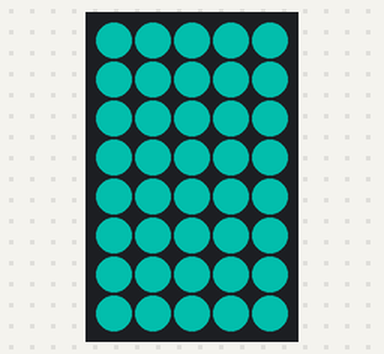
Bench run of a program on a simulated ESP8266 (NodeMCU). On the bench: 5×8 RGB LED matrix (first LED top left, wired row by row). Dim RGB values are drawn brighter than linear; what the program prints to the serial monitor is not drawn.

Above: at 0.1 s.
At 1.7 s:
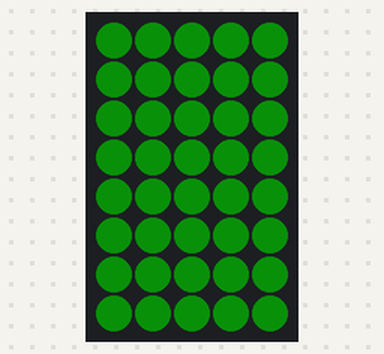
At 2.5 s:
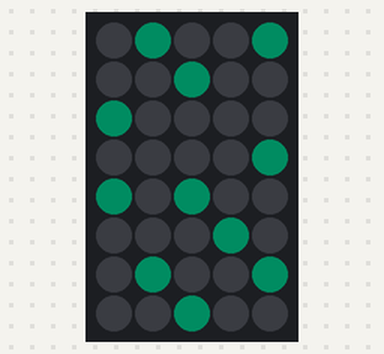
At 4.1 s:
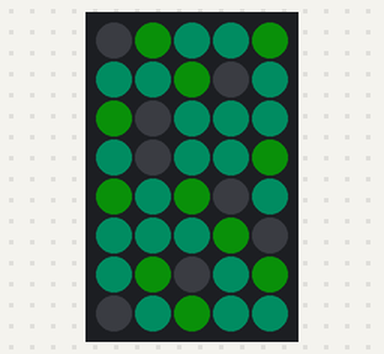
At 6.5 s:
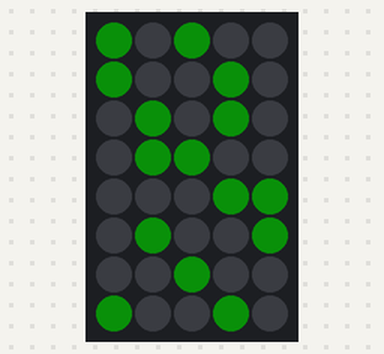
At 8.1 s:
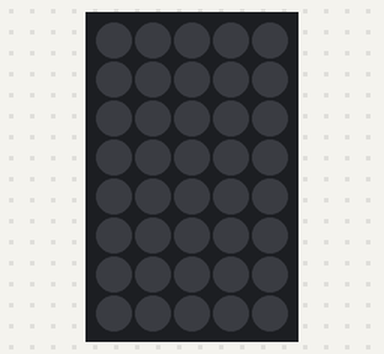

The program:

main.cpp
```cpp
#include <Adafruit_GFX.h>
 #include <Adafruit_NeoMatrix.h>
 #include <Streaming.h>

 #define gridPin D6
 #define numLEDs 40
 #define width 8
 #define height 5

 Adafruit_NeoMatrix grid(width, height, gridPin,
                         NEO_MATRIX_TOP + NEO_MATRIX_LEFT +
                             NEO_MATRIX_ROWS + NEO_MATRIX_PROGRESSIVE,
                         NEO_GRB + NEO_KHZ800);

// Colour palette
 #define Blue grid.Color(0, 105, 92)
 #define BlueG grid.Color(50, 115, 53)

 void setup(void) {
   Serial.begin(115200);

   grid.begin();
   grid.setRotation(3);  // 3 for snake & text 0 for everything else
   grid.show();
   grid.setBrightness(125);
   grid.setTextWrap(false);

   Serial << "| LED Board The First |" << endl;
 }

void loop(void) {
   grid.fillScreen(grid.Color(48, 213, 200));
   grid.show();
   delay(800);

   grid.fillScreen(grid.Color(0, 105, 92));
   grid.show();
   delay(800);

   grid.fillScreen(grid.Color(50, 115, 53));
   grid.show();
   delay(800);

   grid.fillScreen(grid.Color(0, 0, 0));
   grid.show();
   delay(20);

   // Iteration 1 - 11 turn Blue
   grid.drawPixel(4,0, Blue);
   grid.drawPixel(4,3, Blue);
   grid.drawPixel(4,6, Blue);
   grid.drawPixel(3,5, Blue);
   grid.drawPixel(2,1, Blue);
   grid.drawPixel(2,4, Blue);
   grid.drawPixel(2,7, Blue);
   grid.drawPixel(1,0, Blue);
   grid.drawPixel(1,6, Blue);
   grid.drawPixel(0,2, Blue);
   grid.drawPixel(0,4, Blue);
   grid.show();
   delay(800);

  // Iteration 2 - 14 turn Blue
   grid.drawPixel(4,1, Blue);
   grid.drawPixel(4,2, Blue);
   grid.drawPixel(4,7, Blue);
   grid.drawPixel(3,0, Blue);
   grid.drawPixel(3,3, Blue);
   grid.drawPixel(3,6, Blue);
   grid.drawPixel(2,2, Blue);
   grid.drawPixel(2,5, Blue);
   grid.drawPixel(1,1, Blue);
   grid.drawPixel(1,4, Blue);
   grid.drawPixel(1,7, Blue);
   grid.drawPixel(0,3, Blue);
   grid.drawPixel(0,5, Blue);
   grid.drawPixel(0,6, Blue);
   grid.show();
   delay(800);

  // Iteration 3 - 11 turn blueG, 7 turn blue
   grid.drawPixel(4,0, BlueG);
   grid.drawPixel(4,3, BlueG);
   grid.drawPixel(4,6, BlueG);
   grid.drawPixel(3,5, BlueG);
   grid.drawPixel(2,1, BlueG);
   grid.drawPixel(2,4, BlueG);
   grid.drawPixel(2,7, BlueG);
   grid.drawPixel(1,0, BlueG);
   grid.drawPixel(1,6, BlueG);
   grid.drawPixel(0,2, BlueG);
   grid.drawPixel(0,4, BlueG);
   grid.drawPixel(4,4, Blue);
   grid.drawPixel(3,2, Blue);
   grid.drawPixel(3,7, Blue);
   grid.drawPixel(2,0, Blue);
   grid.drawPixel(2,3, Blue);
   grid.drawPixel(1,5, Blue);
   grid.drawPixel(0,1, Blue);
   grid.show();
   delay(800);

   //  Iteration 4 - 14 turn blueG, 8 turn blue
   grid.drawPixel(4,1, BlueG);
   grid.drawPixel(4,2, BlueG);
   grid.drawPixel(4,7, BlueG);
   grid.drawPixel(3,0, BlueG);
   grid.drawPixel(3,3, BlueG);
   grid.drawPixel(3,6, BlueG);
   grid.drawPixel(2,2, BlueG);
   grid.drawPixel(2,5, BlueG);
   grid.drawPixel(1,1, BlueG);
   grid.drawPixel(1,4, BlueG);
   grid.drawPixel(1,7, BlueG);
   grid.drawPixel(0,3, BlueG);
   grid.drawPixel(0,5, BlueG);
   grid.drawPixel(0,6, BlueG);
   grid.drawPixel(4,5, Blue);
   grid.drawPixel(3,1, Blue);
   grid.drawPixel(3,4, Blue);
   grid.drawPixel(2,6, Blue);
   grid.drawPixel(1,2, Blue);
   grid.drawPixel(1,3, Blue);
   grid.drawPixel(0,0, Blue);
   grid.drawPixel(0,7, Blue);
   grid.show();
   delay(800);

   // Iteration 5 - 11 turn off, 7 turn blueG
   grid.drawPixel(4,0,0);
   grid.drawPixel(4,3,0);
   grid.drawPixel(4,6,0);
   grid.drawPixel(3,5,0);
   grid.drawPixel(2,1,0);
   grid.drawPixel(2,4,0);
   grid.drawPixel(2,7,0);
   grid.drawPixel(1,0,0);
   grid.drawPixel(1,6,0);
   grid.drawPixel(0,2,0);
   grid.drawPixel(0,4,0);
   grid.drawPixel(4,4, BlueG);
   grid.drawPixel(3,2, BlueG);
   grid.drawPixel(3,7, BlueG);
   grid.drawPixel(2,0, BlueG);
   grid.drawPixel(2,3, BlueG);
   grid.drawPixel(1,5, BlueG);
   grid.drawPixel(0,1, BlueG);
   grid.show();
   delay(800);

   // Iteration 6 - 14 turn off, 8 turn blueG
   grid.drawPixel(4,1,0);
   grid.drawPixel(4,2,0);
   grid.drawPixel(4,7,0);
   grid.drawPixel(3,0,0);
   grid.drawPixel(3,3,0);
   grid.drawPixel(3,6,0);
   grid.drawPixel(2,2,0);
   grid.drawPixel(2,5,0);
   grid.drawPixel(1,1,0);
   grid.drawPixel(1,4,0);
   grid.drawPixel(1,7,0);
   grid.drawPixel(0,3,0);
   grid.drawPixel(0,5,0);
   grid.drawPixel(0,6,0);
   grid.drawPixel(4,5, BlueG);
   grid.drawPixel(3,1, BlueG);
   grid.drawPixel(3,4, BlueG);
   grid.drawPixel(2,6, BlueG);
   grid.drawPixel(1,2, BlueG);
   grid.drawPixel(1,3, BlueG);
   grid.drawPixel(0,0, BlueG);
   grid.drawPixel(0,7, BlueG);
   grid.show();
   digitalWrite(LED_BUILTIN, HIGH);
   delay(800);

   // Iteration 7 - 7 turn off
   grid.drawPixel(4,4,0);
   grid.drawPixel(3,2,0);
   grid.drawPixel(3,7,0);
   grid.drawPixel(2,0,0);
   grid.drawPixel(2,3,0);
   grid.drawPixel(1,5,0);
   grid.drawPixel(0,1,0);
   grid.show();
   delay(800);

   // Iteration 8 - all off
   grid.fillScreen(grid.Color(0,0,0));
   grid.show();
   delay(800);

 }
```

ledBoardTheFirst.cpp
```cpp
#include <Adafruit_GFX.h>
#include <Adafruit_NeoMatrix.h>
#include <Streaming.h>

#define gridPin D6
#define numLEDs 40

#define width 8
#define height 5

Adafruit_NeoMatrix grid(width, height, gridPin,
                        NEO_MATRIX_TOP + NEO_MATRIX_LEFT +
                            NEO_MATRIX_ROWS + NEO_MATRIX_PROGRESSIVE,
                        NEO_GRB + NEO_KHZ800);

void setup(void) {
  Serial.begin(115200);

  pinMode(LED_BUILTIN, OUTPUT);

  grid.begin();
  grid.setRotation(3);  // 3 for snake & text 0 for everything else
  grid.show();
  grid.setBrightness(255);
  grid.setTextWrap(false);

  Serial << "| LED Board The First |" << endl;
}

void loop(void) {
  grid.fillScreen(grid.Color(48, 213, 200));  // Fill the screen with a nice turquoise
  grid.show();                                // Make the matrix show the changes
  digitalWrite(LED_BUILTIN, HIGH);            // Turn on the onboard LED
  delay(500);                                 // wait 500ms

  grid.fillScreen(grid.Color(0, 0, 0));  // Fill the screen with black
  grid.show();                           // Make the matrix show the changes
  digitalWrite(LED_BUILTIN, LOW);        // Turn off the onboard LED
  delay(500);                            // wait 500ms
}
```

main2.cpp
```cpp
 #include <Adafruit_GFX.h>
 #include <Adafruit_NeoMatrix.h>
 #include <Streaming.h>

 #define gridPin D6
 #define numLEDs 40
 #define width 8
 #define height 5

 Adafruit_NeoMatrix grid(width, height, gridPin,
                         NEO_MATRIX_TOP + NEO_MATRIX_LEFT +
                             NEO_MATRIX_ROWS + NEO_MATRIX_PROGRESSIVE,
                         NEO_GRB + NEO_KHZ800);

// Colour palette
 #define BlueL grid.Color(48, 213, 200)
 #define Blue grid.Color(0, 105, 92)
 #define BlueG grid.Color(50, 115, 53)
 #define BlueB grid.Color(157, 214, 220)
 #define BlueD grid.Color(32, 53, 56)
 #define BlueDD grid.Color(11, 18, 20)

 void setup(void) {
   Serial.begin(115200);

   grid.begin();
   grid.setRotation(3);  // 3 for snake & text 0 for everything else
   grid.show();
   grid.setBrightness(125);
   grid.setTextWrap(false);

   Serial << "| LED Board The First |" << endl;
 }

void loop(void) {
  // The snake moves from the bottom to the top, turning the LEDs on
    int pixelPositions[][3] = {
        {0, 0, 1}, {0, 1, 1}, {0, 2, 1}, {0, 3, 1}, {0, 4, 1},
        {0, 5, 1}, {0, 6, 1}, {0, 7, 1}, {1, 7, 1}, {1, 6, 1},
        {1, 5, 1}, {1, 4, 1}, {1, 3, 1}, {1, 2, 1}, {1, 1, 1},
        {1, 0, 1}, {2, 0, 1}, {2, 1, 1}, {2, 2, 1}, {2, 3, 1},
        {2, 4, 1}, {2, 5, 1}, {2, 6, 1}, {2, 7, 1}, {3, 7, 1},
        {3, 6, 1}, {3, 5, 1}, {3, 4, 1}, {3, 3, 1}, {3, 2, 1},
        {3, 1, 1}, {3, 0, 1}, {4, 0, 1}, {4, 1, 1}, {4, 2, 1},
        {4, 3, 1}, {4, 4, 1}, {4, 5, 1}, {4, 6, 1}, {4, 7, 1},
    };

    for (size_t i = 0; i < sizeof(pixelPositions) / sizeof(pixelPositions[0]); i++) {
        int x = pixelPositions[i][0];
        int y = pixelPositions[i][1];
        int color = pixelPositions[i][2];

        grid.drawPixel(x, y, color ? BlueDD : 0);
        grid.show();
        delay(30);
        grid.drawPixel(x, y, color ? BlueB : 0);
        grid.show();
        delay(50);
        grid.drawPixel(x, y, color ? BlueL : 0);
        grid.show();
        delay(75);
        grid.drawPixel(x, y, color ? Blue : 0);
        grid.show();
        delay(150);
        grid.drawPixel(x, y, color ? BlueD : 0);
        grid.show();
        delay(75);
    }
  // the snake moves from the top to the bottom, turning the LEDs off
    int pixelPositions2[][3] = {
        {4, 7, 1}, {4, 6, 1}, {4, 5, 1}, {4, 4, 1}, {4, 3, 1},
        {4, 2, 1}, {4, 1, 1}, {4, 0, 1}, {3, 0, 1}, {3, 1, 1},
        {3, 2, 1}, {3, 3, 1}, {3, 4, 1}, {3, 5, 1}, {3, 6, 1},
        {3, 7, 1}, {2, 7, 1}, {2, 6, 1}, {2, 5, 1}, {2, 4, 1},
        {2, 3, 1}, {2, 2, 1}, {2, 1, 1}, {2, 0, 1}, {1, 0, 1},
        {1, 1, 1}, {1, 2, 1}, {1, 3, 1}, {1, 4, 1}, {1, 5, 1},
        {1, 6, 1}, {1, 7, 1}, {0, 7, 1}, {0, 6, 1}, {0, 5, 1},
        {0, 4, 1}, {0, 3, 1}, {0, 2, 1}, {0, 1, 1}, {0, 0, 1},
    };

    for (size_t i = 0; i < sizeof(pixelPositions2) / sizeof(pixelPositions2[0]); i++) {
        int x = pixelPositions2[i][0];
        int y = pixelPositions2[i][1];
        int color = pixelPositions2[i][2];

        grid.drawPixel(x, y, color ? BlueL : 0);
        grid.show();
        delay(75);
        grid.drawPixel(x, y, color ? Blue : 0);
        grid.show();
        delay(150);
        grid.drawPixel(x, y, color ? BlueD : 0);
        grid.show();
        delay(75);
        grid.drawPixel(x, y, color ? BlueDD : 0);
        grid.show();
        delay(50);
        grid.drawPixel(x, y, color ? 0 : 0);
        grid.show();
        delay(30);
    }
}
```

Measured:
- by itself, everything shown: repeats every 8.8 s, in 12 steps
- what the display in image 1 shows lasts 0.8 s, from 1.6 s to 2.4 s
